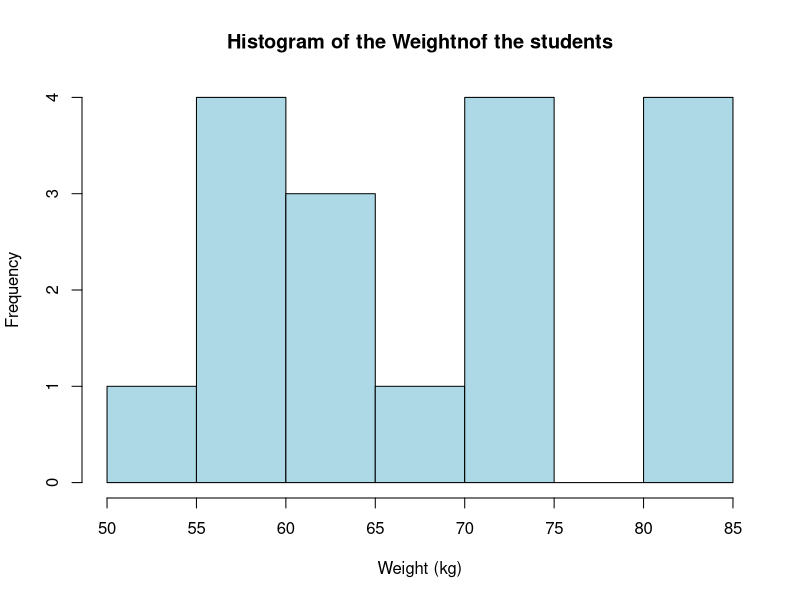
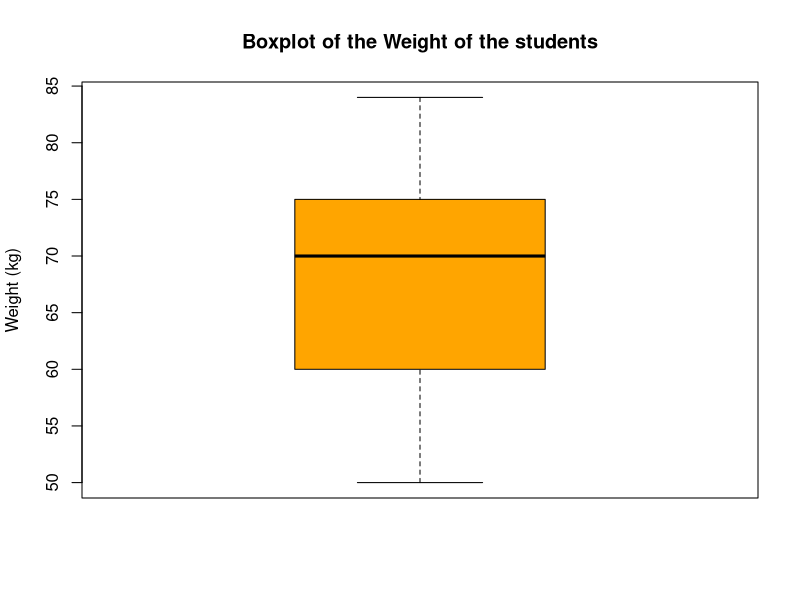
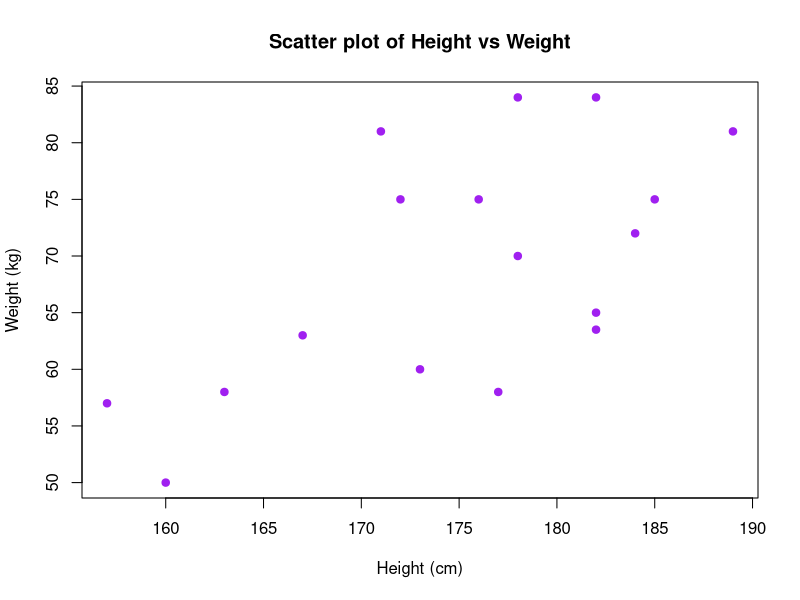

These figures' R source, in order: (Note: this script raises an error after producing the figures.)
## ---- chunk 1
ieap2025 <- read.csv("data/IEAP-2025.csv")
head(ieap2025)
## ---- chunk 2
ieap2025 <- read.csv("data/IEAP-2025.csv")
## ---- chunk 3
hist(ieap2025$Weight
     , main = "Histogram of the Weightnof the students"
     , xlab = "Weight (kg)"
     , col = "lightblue"
     , border = "black"
     , breaks = 10
     )
## ---- chunk 4
boxplot(ieap2025$Weight
        , main = "Boxplot of the Weight of the students"
        , ylab = "Weight (kg)"
        , col = "orange"
        , border = "black"
        )
## ---- chunk 5
      plot(ieap2025$Height, ieap2025$Weight
     , main = "Scatter plot of Height vs Weight"
     , xlab = "Height (cm)"
     , ylab = "Weight (kg)"
     , col = "purple"
     , pch = 19)
## ---- chunk 6
# Histogram of weight distribution by gender

ggplot(ieap2025, aes(x = Weight, fill = Gender)) +
  geom_histogram(position = "identity", alpha = 0.6, bins = 20, color = "black") +
  labs(title = "Histogram of Weight by Gender",
       x = "Weight (kg)",
       y = "Count") +
  theme_minimal() +
  scale_fill_manual(values = c("M" = "blue", "F" = "pink"))


## ---- chunk 7
# Histogram of the density of weight distribution by gender
library(ggplot2)

ggplot(ieap2025, aes(x = Weight, fill = Gender)) +
  geom_density(alpha = 0.5, adjust = 1.5) +
  labs(title = "Weight Distribution by Gender",
       x = "Weight (kg)",
       y = "Density") +
  theme_minimal() 
